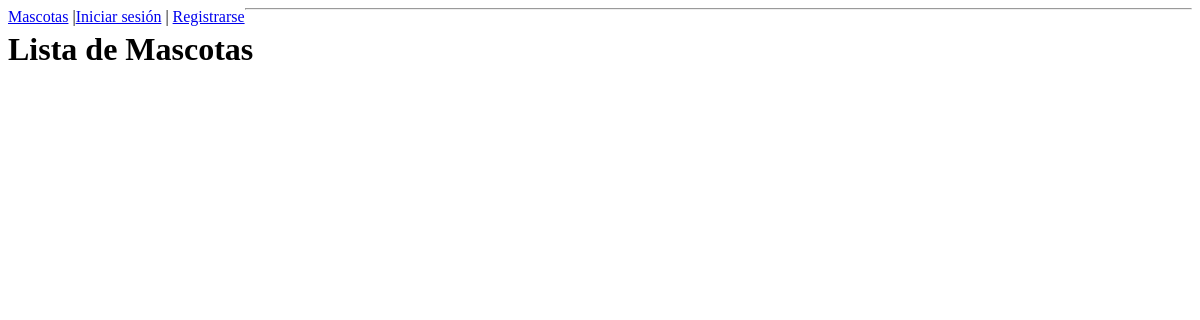
Page /listado_mascotas/ on the earlier database version.
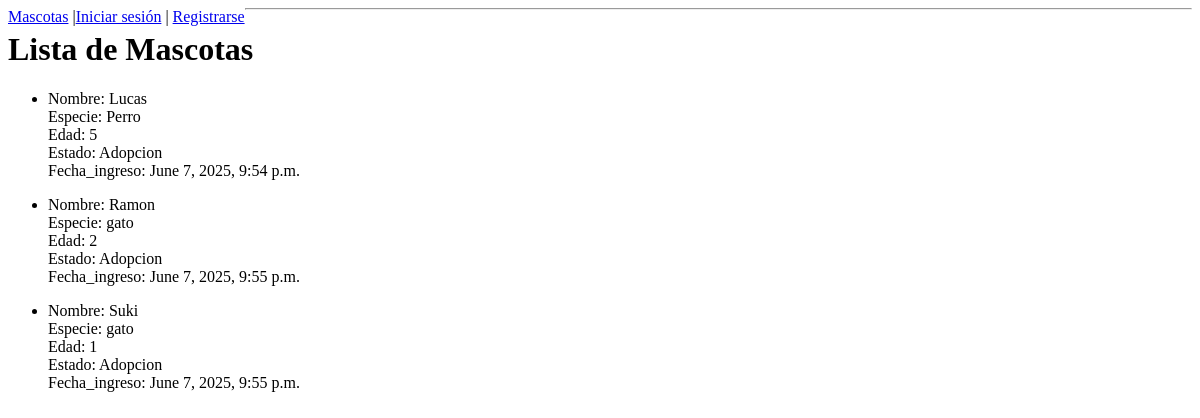
Same page on the later database version.
### Mascota/models.py (models this page shows, shortened)
class Mascota(models.Model):
    nombre = models.CharField(max_length=50)
    especie = models.CharField(max_length=50)   #models.TextField()
    edad = models.CharField(max_length=50)      #models.TextField()
    estado = models.TextField()
    fecha_ingreso = models.DateTimeField(auto_now_add=True)

### Mascota/views.py (the view)
# urls.py: path('listado_mascotas/', views.listado_mascota, name='listado_mascota'),
def listado_mascota(request):
    macotas = Mascota.objects.all()  # select * from publicacion
    return render(request,'Mascota/listado_mascota.html', {'mascotas':macotas})

### Mascota/templates/Mascota/listado_mascota.html (shortened to what this page needs)
{% extends "pagina/base.html" %}
{% block content %}
<h1>Lista de Mascotas</h1>
    <ul>
    {% for mascota in mascotas %}
        <li> Nombre: {{ mascota.nombre}}<br>
             Especie: {{mascota.especie}}<br>
             Edad: {{mascota.edad}}<br>
             Estado: {{mascota.estado}}<br>
             Fecha_ingreso: {{mascota.fecha_ingreso}}<br>
        </li>
    {% endfor %}
    </ul>
{% endblock  %}

### pagina/templates/pagina/base.html (shortened to what this page needs)
<!DOCTYPE html>
<html lang="es">
<head>
</head>
<body>
    <nav>
      <div style="float:left;">
        <a href="{% url 'listado_mascota' %}">Mascotas</a> |
      </div>
            {% if user.is_authenticated %}
        <div style="float:right;">
          <a>Bienvenido {{ user.first_name }} {{ user.last_name }}</a> |
          <a href="{% url 'logout' %}">Cerrar sesión</a>
        </div>
      {% else %}
        <div style="float:left;">
          <a href="{% url 'login' %}">Iniciar sesión</a> |
          <a href="{% url 'registro' %}">Registrarse</a>
        </div>
      {% endif %}
    </nav>
    <hr>
    {% block content %}
    {% endblock %}
</body>
</html>

Differences in the rows shown:
added Mascota: nombre "Lucas", especie "Perro", edad "5", estado "Adopcion", fecha_ingreso "June 7, 2025, 9:54 p.m."
added Mascota: nombre "Ramon", especie "gato", edad "2", estado "Adopcion", fecha_ingreso "June 7, 2025, 9:55 p.m."
added Mascota: nombre "Suki", especie "gato", edad "1", estado "Adopcion", fecha_ingreso "June 7, 2025, 9:55 p.m."
